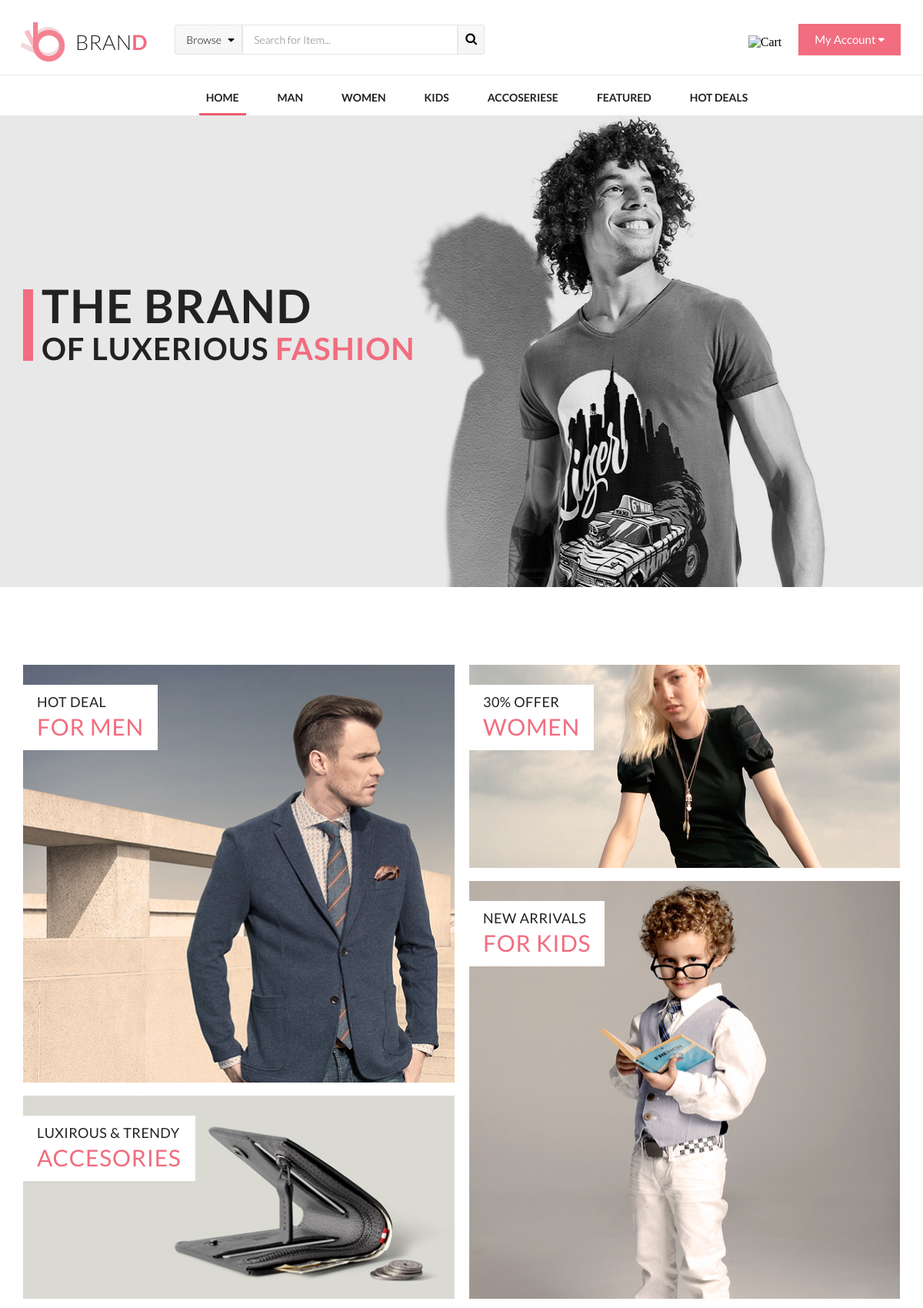
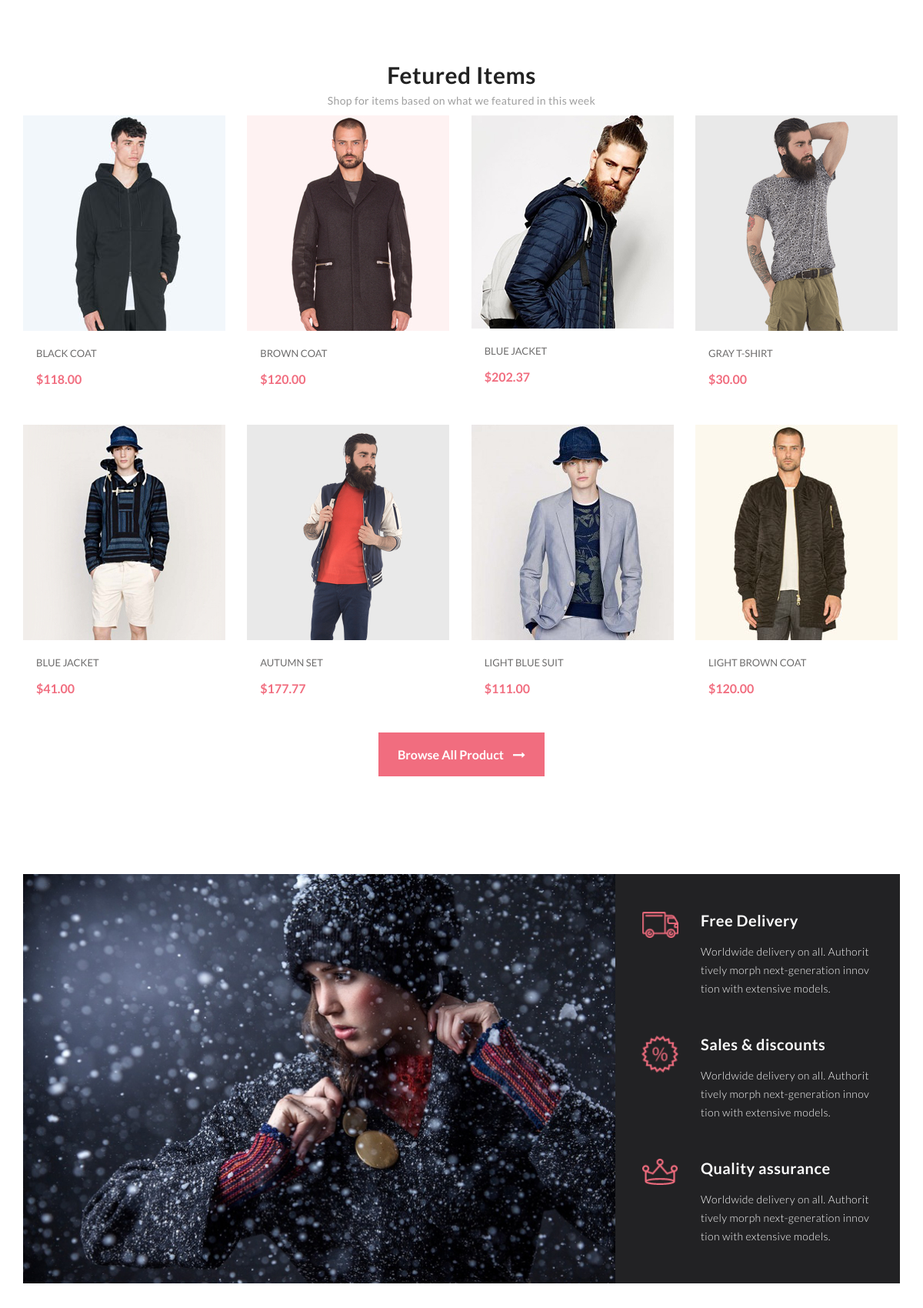
The page / (upper part) on the database its author committed (2 pictures, top to bottom).
### tables this page shows
CREATE TABLE `goods` (
  `g_id` int(11) NOT NULL,
  `title` varchar(300) NOT NULL,
  `description` text,
  `price` decimal(10,2) NOT NULL DEFAULT '0.00',
  `visits` int(11) UNSIGNED DEFAULT '0',
  `photo` varchar(300) DEFAULT NULL
);

### engine/classes/Router.php (called while the page is built, shortened)
<?php
class Router
{
    private static $current_page;
    public static $layout = 'main';
    public static function init()
    {
        $path = explode('/', $_SERVER['REQUEST_URI']);
        self::$current_page = $path[1] ? $path[1] : 'index';
    }
    public static function renderPage()
    {
        require_once HOME . "/ui/layouts/" . self::$layout . ".php";
    }
    public static function getCurrentPage()
    {
        return self::$current_page;
    }
}

### engine/classes/App.php (called while the page is built, shortened)
<?php
class App
{
    public static function init()
    {
        Router::renderPage();
    }
}

### app.php (called while the page is built, shortened)
<?php
\engine\classes\App::init();

### public/index.php (called while the page is built)
<?php
require_once __DIR__ . '/../app.php';

### ui/pages/main/index.php (called while the page is built)
<?php require_once __DIR__ . '/index/main_slider.php' ?>
<?php require_once __DIR__ . '/index/special_container.php' ?>
<?php require_once __DIR__ . '/index/featured_items.php' ?>
<?php require_once __DIR__ . '/index/features.php' ?>

### engine/classes/DB.php (called while the page is built, shortened)
<?php
class DB
{
    private static $HOST = 'localhost';
    private static $USER = 'root';
    private static $PASS = '';
    private static $DB = 'nikmarket';
    private static $connection;
    public static function getRows($sql) {
        $result = self::$connection->query($sql);
        $array = [];
        while ($row = $result->fetch_assoc()) {
            $array[] = $row;
        }
        return $array;
    }
    public static function getRow($sql) {
        return self::getRows($sql)[0];
    }
    public static function esc($input) {
        $result = self::$connection->real_escape_string($input);
        return $result ? $result : null;
    }
    private static function open() {
        if (self::$connection instanceof \mysqli) {
            return self::$connection;
        }
        return self::$connection = new \mysqli(self::$HOST, self::$USER, self::$PASS, self::$DB);
    }
    public static function close() {
        if (self::$connection instanceof \mysqli) {
            self::$connection = null;
        }
    }
}

### engine/classes/Good.php (called while the page is built, shortened)
<?php
class Good
{
    private $g_id;
    private $title;
    private $price;
    private $photo;
    public function __construct($id = null)
    {
        $this->g_id = $id;
        $this->load();
    }
    public function load()
    {
        if (!is_null($this->g_id) && is_numeric($this->g_id)) {
            if ($row = DB::getRow("SELECT * FROM `goods` WHERE `g_id` = " . DB::esc($this->g_id))) {
                $this->title = $row['title'];
                $this->price = $row['price'];
                $this->photo = $row['photo'];
            } else {
                $this->g_id = null;
            }
        }
    }
    public static function getTopGoods($count)
    {
        $goods = [];
        foreach (DB::getRows("SELECT * FROM `goods` ORDER BY `visits` DESC LIMIT {$count};") as $db_good) {
            $goods[] = new Good($db_good['g_id']);
        }
        return $goods;
    }
    public function getId()
    {
        return $this->g_id;
    }
    public function getTitle()
    {
        return $this->title;
    }
    public function getPrice()
    {
        return $this->price;
    }
    public function getPhoto()
    {
        return $this->photo;
    }
}

### ui/pages/main/index/featured_items.php (the view, shortened to what this page needs)
<?php
$featured_goods = Good::getTopGoods(8);
?>
<div class="featured-items container content">
    <div class="featured-items-title">Fetured Items</div>
    <div class="featured-items-sub-title">Shop for items based on what we featured in this week</div>
    <div class="featured-items-box box-flex">
        <?php
        foreach ($featured_goods as $good) {
            ?>
            <div id="<?= $good->getId() ?>" class="products-item">
                <figure>
                    <img src="/images/dproducts/<?= $good->getPhoto() ?>" alt="">
                    <figcaption class="products-item-title"><?= $good->getTitle() ?></figcaption>
                </figure>
                <div class="products-item-price">$<?= $good->getPrice() ?></div>
            </div>
            <?php
        }
        ?>
    </div>
    <div class="featured-items-btn">
        <a class="btn-red" href="products">Browse All Product <span class="fa fa-long-arrow-right"></span></a>
    </div>
</div>

### ui/layouts/main.php (shortened to what this page needs)
<!DOCTYPE html>
<html lang="en">
<head>
    <link rel="stylesheet" href="/css/normalize.css">
    <link rel="stylesheet" href="/css/main_new.css">
    <link rel="stylesheet" href="/css/font-awesome.min.css">
    <link rel="stylesheet" href="/css/nouislider.min.css">
</head>
<body>
<div class="wrapper">
    <?php require_once __DIR__ . '/main/header.php' ?>
    <?php require_once __DIR__ . '/main/top_navigation.php' ?>
    <div>
        <?php
        if (Router::getCurrentPage()) {
            require_once Router::getFullPathToCurrentPage();
        } else {
            ?>
            <h2>Sorry! Page not found!</h2>
            <?php
        }
        ?>
    </div>
</div>
</body>
</html>

### ui/layouts/main/header.php
<header class="header">
    <div class="container box-flex">
        <div class="header-left box-flex">
            <a href="/" class="logo">
                <img src="/images/logo.png" alt="Logo">
                BRAN<span>D</span>
            </a>
            <form class="box-flex header-search-box">
                <button id="browse-btn" type="button" class="btn-browse">Browse <span
                        class="fa fa-caret-down"></span>
                </button>
                <input type="text" placeholder="Search for Item..." class="search-input" required/>
                <button type="submit" class="btn-search"><span class="fa fa-search"></span></button>
            </form>
        </div>
        <div class="header-right box-flex">
            <a id="main-cart-btn" class="btn-cart">
                <img src="/images/cart.png" alt="Cart">
            </a>
            <button id="my-account-btn" class="btn-my-account btn-red">My Account <span class="fa fa-caret-down"></span></button>
        </div>
    </div>
</header>

### ui/layouts/main/top_navigation.php
<nav class="container nav">
    <ul>
        <li><a href="/" class="active">Home</a></li>
        <li><a href="/products">Man</a></li>
        <li><a href="/products">Women</a></li>
        <li><a href="/products">Kids</a></li>
        <li><a href="/products">Accoseriese</a></li>
        <li><a href="/products">Featured</a></li>
        <li><a href="/products">Hot Deals </a></li>
    </ul>
</nav>

### ui/pages/main/index/main_slider.php
<div class="main-slider box-flex">
    <div class="container">
        <img class="main-slider-img" src="/images/slider-image.jpg" alt="">
        <div class="main-slider-title">
            <div>
                <div class="main-slider-title-first-line">THE BRAND</div>
                <div class="main-slider-title-second-line">OF LUXERIOUS <span>FASHION</span></div>
            </div>
        </div>
    </div>
</div>

### ui/pages/main/index/special_container.php
<div class="special container box-flex">
    <div class="special-column special-column-left">
        <a class="special-img special-img-big" href="products">
            <img src="/images/special-1.jpg" alt="">
            <div class="special-title">
                <div class="special-title-first">HOT DEAL</div>
                <div class="special-title-second">FOR MEN</div>
            </div>
        </a>
        <a class="special-img special-img-small" href="products">
            <img src="/images/special-2.jpg" alt="">
            <div class="special-title">
                <div class="special-title-first">LUXIROUS &amp; trendy</div>
                <div class="special-title-second">ACCESORIES</div>
            </div>
        </a>
    </div>
    <div class="special-column special-column-right">
        <a class="special-img special-img-small" href="products">
            <img src="/images/special-3.jpg" alt="">
            <div class="special-title">
                <div class="special-title-first">30% offer</div>
                <div class="special-title-second">women</div>
            </div>
        </a>
        <a class="special-img special-img-big" href="products">
            <img src="/images/special-4.jpg" alt="">
            <div class="special-title">
                <div class="special-title-first">new arrivals</div>
                <div class="special-title-second">FOR kids</div>
            </div>
        </a>
    </div>
</div>

### ui/pages/main/index/features.php
<div class="container">
    <div class="feature">
        <img src="/images/feature.jpg" alt="">
        <div>
            <div class="feature-box">
                <img src="/images/feature-1.png" alt="">
                <article class="text">
                    <h2>Free Delivery</h2>
                    Worldwide delivery on all. Authorit tively morph next-generation innov tion with extensive
                    models.
                </article>
            </div>
            <div class="feature-box">
                <img src="/images/feature-2.png" alt="">
                <article class="text">
                    <h2>Sales &amp; discounts</h2>
                    Worldwide delivery on all. Authorit tively morph next-generation innov tion with extensive
                    models.
                </article>
            </div>
            <div class="feature-box">
                <img src="/images/feature-3.png" alt="">
                <article class="text">
                    <h2>Quality assurance</h2>
                    Worldwide delivery on all. Authorit tively morph next-generation innov tion with extensive
                    models.
                </article>
            </div>
        </div>
    </div>
</div>

### rows shown on the page
goods: photo (picture), title "BLACK COAT", price "118.00"
goods: photo (picture), title "BROWN COAT", price "120.00"
goods: photo (picture), title "BLUE JACKET", price "202.37"
goods: photo (picture), title "GRAY T-SHIRT", price "30.00"
goods: photo (picture), title "BLUE JACKET", price "41.00"
goods: photo (picture), title "AUTUMN SET", price "177.77"
goods: photo (picture), title "LIGHT BLUE SUIT", price "111.00"
goods: photo (picture), title "LIGHT BROWN COAT", price "120.00"
